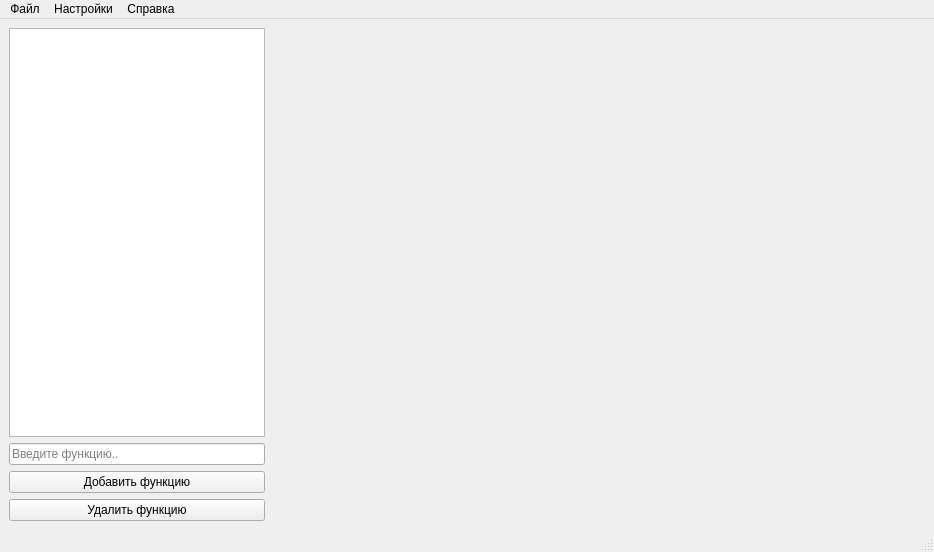
<?xml version="1.0" encoding="UTF-8"?>
<ui version="4.0">
 <class>MainWindow</class>
 <widget class="QMainWindow" name="MainWindow">
  <property name="geometry">
   <rect>
    <x>0</x>
    <y>0</y>
    <width>934</width>
    <height>552</height>
   </rect>
  </property>
  <property name="windowTitle">
   <string>Graphic Editor</string>
  </property>
  <property name="styleSheet">
   <string notr="true"/>
  </property>
  <widget class="QWidget" name="centralwidget">
   <layout class="QGridLayout" name="gridLayout">
    <item row="0" column="0">
     <layout class="QFormLayout" name="formLayout_2">
      <item row="0" column="0">
       <layout class="QVBoxLayout" name="verticalLayout">
        <item>
         <widget class="QListView" name="listView"/>
        </item>
        <item>
         <widget class="QLineEdit" name="enterFunction">
          <property name="placeholderText">
           <string>Введите функцию..</string>
          </property>
          <property name="clearButtonEnabled">
           <bool>false</bool>
          </property>
         </widget>
        </item>
        <item>
         <widget class="QPushButton" name="addFunction">
          <property name="text">
           <string>Добавить функцию</string>
          </property>
         </widget>
        </item>
        <item>
         <widget class="QPushButton" name="removeFunction">
          <property name="text">
           <string>Удалить функцию</string>
          </property>
         </widget>
        </item>
       </layout>
      </item>
      <item row="0" column="1">
       <widget class="QCustomPlot" name="plot" native="true">
        <property name="minimumSize">
         <size>
          <width>0</width>
          <height>0</height>
         </size>
        </property>
        <property name="styleSheet">
         <string notr="true"/>
        </property>
       </widget>
      </item>
     </layout>
    </item>
   </layout>
  </widget>
  <widget class="QMenuBar" name="menubar">
   <property name="geometry">
    <rect>
     <x>0</x>
     <y>0</y>
     <width>934</width>
     <height>25</height>
    </rect>
   </property>
   <widget class="QMenu" name="file">
    <property name="title">
     <string>Файл</string>
    </property>
    <addaction name="newFile"/>
    <addaction name="openFile"/>
    <addaction name="separator"/>
    <addaction name="saveFile"/>
    <addaction name="saveFileAs"/>
    <addaction name="separator"/>
    <addaction name="exit"/>
   </widget>
   <widget class="QMenu" name="options">
    <property name="title">
     <string>Настройки</string>
    </property>
    <widget class="QMenu" name="graphic">
     <property name="title">
      <string>График</string>
     </property>
     <addaction name="color"/>
     <addaction name="style"/>
     <addaction name="thickness"/>
    </widget>
    <addaction name="graphic"/>
    <addaction name="range"/>
    <addaction name="clear"/>
   </widget>
   <widget class="QMenu" name="help">
    <property name="title">
     <string>Справка</string>
    </property>
    <addaction name="help_2"/>
   </widget>
   <addaction name="file"/>
   <addaction name="options"/>
   <addaction name="help"/>
  </widget>
  <widget class="QStatusBar" name="statusbar"/>
  <action name="newFile">
   <property name="text">
    <string>Новый файл..</string>
   </property>
  </action>
  <action name="openFile">
   <property name="text">
    <string>Открыть файл..</string>
   </property>
  </action>
  <action name="action_3">
   <property name="text">
    <string>Сохранить</string>
   </property>
  </action>
  <action name="action_4">
   <property name="text">
    <string>Выход</string>
   </property>
  </action>
  <action name="saveFile">
   <property name="text">
    <string>Сохранить</string>
   </property>
  </action>
  <action name="exit">
   <property name="text">
    <string>Выход</string>
   </property>
  </action>
  <action name="color">
   <property name="text">
    <string>Цвет</string>
   </property>
  </action>
  <action name="style">
   <property name="text">
    <string>Стиль</string>
   </property>
  </action>
  <action name="thickness">
   <property name="text">
    <string>Толщина</string>
   </property>
  </action>
  <action name="range">
   <property name="text">
    <string>Диапазон</string>
   </property>
  </action>
  <action name="clear">
   <property name="text">
    <string>Очистить</string>
   </property>
  </action>
  <action name="saveFileAs">
   <property name="text">
    <string>Сохранить как..</string>
   </property>
  </action>
  <action name="help_2">
   <property name="text">
    <string>Справка</string>
   </property>
  </action>
  <action name="about">
   <property name="text">
    <string>О программе</string>
   </property>
  </action>
 </widget>
 <customwidgets>
  <customwidget>
   <class>QCustomPlot</class>
   <extends>QWidget</extends>
   <header>qcustomplot.h</header>
   <container>1</container>
  </customwidget>
 </customwidgets>
 <resources/>
 <connections/>
</ui>
